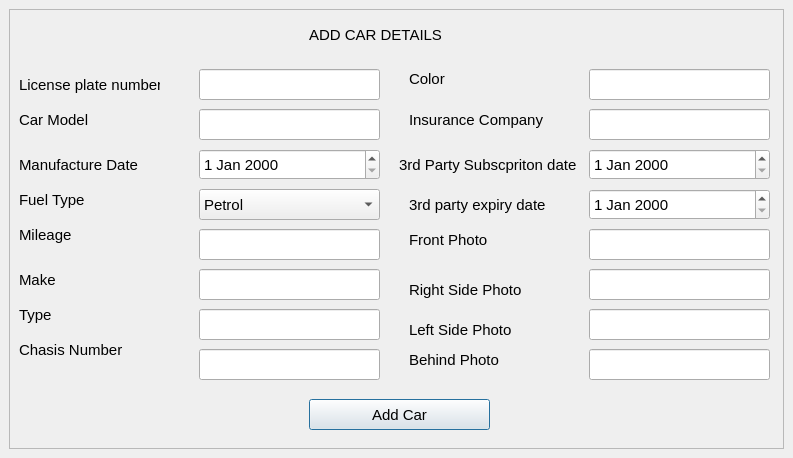
<?xml version="1.0" encoding="UTF-8"?>
<ui version="4.0">
 <class>addcarone</class>
 <widget class="QDialog" name="addcarone">
  <property name="geometry">
   <rect>
    <x>0</x>
    <y>0</y>
    <width>793</width>
    <height>458</height>
   </rect>
  </property>
  <property name="windowTitle">
   <string>Add Car</string>
  </property>
  <property name="styleSheet">
   <string notr="true">QLabel{
font-size:15px;
}
QLineEdit{
font-size:15px; 
}
QPushButton{
font-size:15px;
}
QDateEdit{
font-size:15px;
}
QComboBox{
font-size:15px;
}
QFrame{

}</string>
  </property>
  <widget class="QFrame" name="frame">
   <property name="geometry">
    <rect>
     <x>9</x>
     <y>9</y>
     <width>775</width>
     <height>440</height>
    </rect>
   </property>
   <property name="autoFillBackground">
    <bool>true</bool>
   </property>
   <property name="frameShape">
    <enum>QFrame::StyledPanel</enum>
   </property>
   <property name="frameShadow">
    <enum>QFrame::Raised</enum>
   </property>
   <widget class="QLineEdit" name="lineEdit_7">
    <property name="geometry">
     <rect>
      <x>580</x>
      <y>100</y>
      <width>181</width>
      <height>31</height>
     </rect>
    </property>
    <property name="autoFillBackground">
     <bool>false</bool>
    </property>
   </widget>
   <widget class="QLabel" name="label_9">
    <property name="geometry">
     <rect>
      <x>10</x>
      <y>290</y>
      <width>101</width>
      <height>31</height>
     </rect>
    </property>
    <property name="text">
     <string>Type</string>
    </property>
   </widget>
   <widget class="QLineEdit" name="initial_mileage">
    <property name="geometry">
     <rect>
      <x>190</x>
      <y>220</y>
      <width>181</width>
      <height>31</height>
     </rect>
    </property>
    <property name="autoFillBackground">
     <bool>false</bool>
    </property>
   </widget>
   <widget class="QLabel" name="label_6">
    <property name="geometry">
     <rect>
      <x>10</x>
      <y>230</y>
      <width>46</width>
      <height>13</height>
     </rect>
    </property>
    <property name="text">
     <string/>
    </property>
   </widget>
   <widget class="QLineEdit" name="lineEdit_4">
    <property name="geometry">
     <rect>
      <x>580</x>
      <y>340</y>
      <width>181</width>
      <height>31</height>
     </rect>
    </property>
   </widget>
   <widget class="QDateEdit" name="manudate">
    <property name="geometry">
     <rect>
      <x>190</x>
      <y>140</y>
      <width>181</width>
      <height>31</height>
     </rect>
    </property>
    <property name="autoFillBackground">
     <bool>true</bool>
    </property>
   </widget>
   <widget class="QLabel" name="label_2">
    <property name="geometry">
     <rect>
      <x>10</x>
      <y>60</y>
      <width>141</width>
      <height>31</height>
     </rect>
    </property>
    <property name="text">
     <string>License plate number</string>
    </property>
   </widget>
   <widget class="QLineEdit" name="lineEdit_3">
    <property name="geometry">
     <rect>
      <x>580</x>
      <y>260</y>
      <width>181</width>
      <height>31</height>
     </rect>
    </property>
    <property name="autoFillBackground">
     <bool>false</bool>
    </property>
   </widget>
   <widget class="QComboBox" name="fuel_type">
    <property name="geometry">
     <rect>
      <x>190</x>
      <y>180</y>
      <width>181</width>
      <height>31</height>
     </rect>
    </property>
    <property name="autoFillBackground">
     <bool>true</bool>
    </property>
    <item>
     <property name="text">
      <string>Petrol</string>
     </property>
    </item>
    <item>
     <property name="text">
      <string>Deisel</string>
     </property>
    </item>
   </widget>
   <widget class="QLabel" name="label_14">
    <property name="geometry">
     <rect>
      <x>400</x>
      <y>60</y>
      <width>151</width>
      <height>20</height>
     </rect>
    </property>
    <property name="text">
     <string>Color</string>
    </property>
   </widget>
   <widget class="QLabel" name="label_5">
    <property name="geometry">
     <rect>
      <x>10</x>
      <y>180</y>
      <width>121</width>
      <height>21</height>
     </rect>
    </property>
    <property name="text">
     <string>Fuel Type</string>
    </property>
   </widget>
   <widget class="QLabel" name="label_11">
    <property name="geometry">
     <rect>
      <x>400</x>
      <y>310</y>
      <width>131</width>
      <height>21</height>
     </rect>
    </property>
    <property name="text">
     <string>Left Side Photo</string>
    </property>
   </widget>
   <widget class="QDateEdit" name="expirydate">
    <property name="geometry">
     <rect>
      <x>580</x>
      <y>180</y>
      <width>181</width>
      <height>31</height>
     </rect>
    </property>
   </widget>
   <widget class="QDateEdit" name="subscriptiondate">
    <property name="geometry">
     <rect>
      <x>580</x>
      <y>140</y>
      <width>181</width>
      <height>31</height>
     </rect>
    </property>
    <property name="autoFillBackground">
     <bool>true</bool>
    </property>
   </widget>
   <widget class="QLabel" name="label">
    <property name="geometry">
     <rect>
      <x>300</x>
      <y>10</y>
      <width>191</width>
      <height>31</height>
     </rect>
    </property>
    <property name="text">
     <string>ADD CAR DETAILS</string>
    </property>
   </widget>
   <widget class="QLineEdit" name="lineEdit">
    <property name="geometry">
     <rect>
      <x>580</x>
      <y>220</y>
      <width>181</width>
      <height>31</height>
     </rect>
    </property>
    <property name="autoFillBackground">
     <bool>false</bool>
    </property>
   </widget>
   <widget class="QLabel" name="label_4">
    <property name="geometry">
     <rect>
      <x>10</x>
      <y>140</y>
      <width>131</width>
      <height>31</height>
     </rect>
    </property>
    <property name="text">
     <string>Manufacture Date</string>
    </property>
   </widget>
   <widget class="QLabel" name="InsuranceCompany">
    <property name="geometry">
     <rect>
      <x>400</x>
      <y>100</y>
      <width>151</width>
      <height>21</height>
     </rect>
    </property>
    <property name="text">
     <string>Insurance Company</string>
    </property>
   </widget>
   <widget class="QLineEdit" name="lineEdit_2">
    <property name="geometry">
     <rect>
      <x>580</x>
      <y>300</y>
      <width>181</width>
      <height>31</height>
     </rect>
    </property>
   </widget>
   <widget class="QPushButton" name="addcar">
    <property name="geometry">
     <rect>
      <x>300</x>
      <y>390</y>
      <width>181</width>
      <height>31</height>
     </rect>
    </property>
    <property name="autoFillBackground">
     <bool>true</bool>
    </property>
    <property name="text">
     <string>Add Car</string>
    </property>
   </widget>
   <widget class="QLabel" name="label_10">
    <property name="geometry">
     <rect>
      <x>400</x>
      <y>270</y>
      <width>141</width>
      <height>21</height>
     </rect>
    </property>
    <property name="text">
     <string>Right Side Photo</string>
    </property>
   </widget>
   <widget class="QLineEdit" name="carcolor">
    <property name="geometry">
     <rect>
      <x>580</x>
      <y>60</y>
      <width>181</width>
      <height>31</height>
     </rect>
    </property>
    <property name="autoFillBackground">
     <bool>false</bool>
    </property>
   </widget>
   <widget class="QLabel" name="label_13">
    <property name="geometry">
     <rect>
      <x>400</x>
      <y>220</y>
      <width>121</width>
      <height>21</height>
     </rect>
    </property>
    <property name="text">
     <string>Front Photo</string>
    </property>
   </widget>
   <widget class="QLabel" name="label_15">
    <property name="geometry">
     <rect>
      <x>400</x>
      <y>340</y>
      <width>121</width>
      <height>21</height>
     </rect>
    </property>
    <property name="text">
     <string>Behind Photo</string>
    </property>
   </widget>
   <widget class="QLabel" name="label_7">
    <property name="geometry">
     <rect>
      <x>10</x>
      <y>210</y>
      <width>151</width>
      <height>31</height>
     </rect>
    </property>
    <property name="text">
     <string>Mileage</string>
    </property>
   </widget>
   <widget class="QLineEdit" name="licensenumber">
    <property name="geometry">
     <rect>
      <x>190</x>
      <y>60</y>
      <width>181</width>
      <height>31</height>
     </rect>
    </property>
    <property name="autoFillBackground">
     <bool>false</bool>
    </property>
   </widget>
   <widget class="QLabel" name="label_17">
    <property name="geometry">
     <rect>
      <x>10</x>
      <y>330</y>
      <width>161</width>
      <height>21</height>
     </rect>
    </property>
    <property name="text">
     <string>Chasis Number</string>
    </property>
   </widget>
   <widget class="QLabel" name="label_18">
    <property name="geometry">
     <rect>
      <x>400</x>
      <y>180</y>
      <width>151</width>
      <height>31</height>
     </rect>
    </property>
    <property name="text">
     <string>3rd party expiry date</string>
    </property>
   </widget>
   <widget class="QLabel" name="label_3">
    <property name="geometry">
     <rect>
      <x>10</x>
      <y>100</y>
      <width>101</width>
      <height>21</height>
     </rect>
    </property>
    <property name="text">
     <string>Car Model</string>
    </property>
   </widget>
   <widget class="QLabel" name="label_8">
    <property name="geometry">
     <rect>
      <x>10</x>
      <y>260</y>
      <width>91</width>
      <height>21</height>
     </rect>
    </property>
    <property name="text">
     <string>Make</string>
    </property>
   </widget>
   <widget class="QLabel" name="label_16">
    <property name="geometry">
     <rect>
      <x>390</x>
      <y>140</y>
      <width>181</width>
      <height>31</height>
     </rect>
    </property>
    <property name="text">
     <string>3rd Party Subscpriton date</string>
    </property>
   </widget>
   <widget class="QLineEdit" name="carmake">
    <property name="geometry">
     <rect>
      <x>190</x>
      <y>260</y>
      <width>181</width>
      <height>31</height>
     </rect>
    </property>
    <property name="autoFillBackground">
     <bool>false</bool>
    </property>
   </widget>
   <widget class="QLineEdit" name="cartype">
    <property name="geometry">
     <rect>
      <x>190</x>
      <y>300</y>
      <width>181</width>
      <height>31</height>
     </rect>
    </property>
    <property name="autoFillBackground">
     <bool>false</bool>
    </property>
   </widget>
   <widget class="QLineEdit" name="chasisnumber">
    <property name="geometry">
     <rect>
      <x>190</x>
      <y>340</y>
      <width>181</width>
      <height>31</height>
     </rect>
    </property>
   </widget>
   <widget class="QLineEdit" name="carmodel">
    <property name="geometry">
     <rect>
      <x>190</x>
      <y>100</y>
      <width>181</width>
      <height>31</height>
     </rect>
    </property>
    <property name="autoFillBackground">
     <bool>false</bool>
    </property>
   </widget>
  </widget>
 </widget>
 <tabstops>
  <tabstop>licensenumber</tabstop>
  <tabstop>carmodel</tabstop>
  <tabstop>manudate</tabstop>
  <tabstop>fuel_type</tabstop>
  <tabstop>initial_mileage</tabstop>
  <tabstop>carmake</tabstop>
  <tabstop>cartype</tabstop>
  <tabstop>chasisnumber</tabstop>
  <tabstop>carcolor</tabstop>
  <tabstop>lineEdit_7</tabstop>
  <tabstop>subscriptiondate</tabstop>
  <tabstop>expirydate</tabstop>
  <tabstop>lineEdit</tabstop>
  <tabstop>lineEdit_3</tabstop>
  <tabstop>lineEdit_2</tabstop>
  <tabstop>lineEdit_4</tabstop>
  <tabstop>addcar</tabstop>
 </tabstops>
 <resources/>
 <connections/>
</ui>
